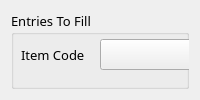
       <widget class="QWidget" name="SupplierTransact_Window">
        <attribute name="title">
         <string>Supplier Transaction</string>
        </attribute>
        <layout class="QVBoxLayout" name="verticalLayout_7">
         <item>
          <widget class="QGroupBox" name="groupBox_16">
           <property name="sizePolicy">
            <sizepolicy hsizetype="Preferred" vsizetype="Preferred">
             <horstretch>0</horstretch>
             <verstretch>0</verstretch>
            </sizepolicy>
           </property>
           <property name="font">
            <font>
             <family>Roboto Mono</family>
             <pointsize>10</pointsize>
            </font>
           </property>
           <property name="title">
            <string>Entries To Fill</string>
           </property>
           <property name="checkable">
            <bool>false</bool>
           </property>
           <widget class="QWidget" name="layoutWidget_6">
            <property name="geometry">
             <rect>
              <x>10</x>
              <y>28</y>
              <width>751</width>
              <height>31</height>
             </rect>
            </property>
            <layout class="QHBoxLayout" name="horizontalLayout_19">
             <property name="spacing">
              <number>15</number>
             </property>
             <item>
              <widget class="QLabel" name="label_43">
               <property name="sizePolicy">
                <sizepolicy hsizetype="Fixed" vsizetype="Preferred">
                 <horstretch>0</horstretch>
                 <verstretch>0</verstretch>
                </sizepolicy>
               </property>
               <property name="font">
                <font>
                 <family>Roboto Mono</family>
                 <pointsize>10</pointsize>
                </font>
               </property>
               <property name="text">
                <string>Item Code</string>
               </property>
              </widget>
             </item>
             <item>
              <widget class="QComboBox" name="SuppTrEntry_IC">
               <property name="sizePolicy">
                <sizepolicy hsizetype="Preferred" vsizetype="Ignored">
                 <horstretch>0</horstretch>
                 <verstretch>0</verstretch>
                </sizepolicy>
               </property>
              </widget>
             </item>
             <item>
              <widget class="QLabel" name="label_44">
               <property name="sizePolicy">
                <sizepolicy hsizetype="Fixed" vsizetype="Preferred">
                 <horstretch>0</horstretch>
                 <verstretch>0</verstretch>
                </sizepolicy>
               </property>
               <property name="font">
                <font>
                 <family>Roboto Mono</family>
                 <pointsize>10</pointsize>
                </font>
               </property>
               <property name="text">
                <string>Order Code</string>
               </property>
              </widget>
             </item>
             <item>
              <widget class="QComboBox" name="SuppTrEntry_OC">
               <property name="sizePolicy">
                <sizepolicy hsizetype="Preferred" vsizetype="Ignored">
                 <horstretch>0</horstretch>
                 <verstretch>0</verstretch>
                </sizepolicy>
               </property>
              </widget>
             </item>
            </layout>
           </widget>
           <widget class="QWidget" name="layoutWidget_7">
            <property name="geometry">
             <rect>
              <x>10</x>
              <y>130</y>
              <width>751</width>
              <height>31</height>
             </rect>
            </property>
            <layout class="QHBoxLayout" name="horizontalLayout_20">
             <item>
              <widget class="QLabel" name="label_45">
               <property name="sizePolicy">
                <sizepolicy hsizetype="Fixed" vsizetype="Preferred">
                 <horstretch>0</horstretch>
                 <verstretch>0</verstretch>
                </sizepolicy>
               </property>
               <property name="font">
                <font>
                 <family>Roboto Mono</family>
                 <pointsize>10</pointsize>
                </font>
               </property>
               <property name="text">
                <string>Quantity Order Received</string>
               </property>
              </widget>
             </item>
             <item>
              <widget class="QSpinBox" name="SuppTrEntry_QOR">
               <property name="sizePolicy">
                <sizepolicy hsizetype="Preferred" vsizetype="Ignored">
                 <horstretch>0</horstretch>
                 <verstretch>0</verstretch>
                </sizepolicy>
               </property>
               <property name="font">
                <font>
                 <family>Roboto Mono</family>
                 <pointsize>10</pointsize>
                </font>
               </property>
               <property name="wrapping">
                <bool>true</bool>
               </property>
               <property name="buttonSymbols">
                <enum>QAbstractSpinBox::PlusMinus</enum>
               </property>
               <property name="showGroupSeparator" stdset="0">
                <bool>false</bool>
               </property>
               <property name="maximum">
                <number>1000</number>
               </property>
              </widget>
             </item>
            </layout>
           </widget>
           <widget class="QGroupBox" name="groupBox_17">
            <property name="geometry">
             <rect>
              <x>0</x>
              <y>180</y>
              <width>751</width>
              <height>181</height>
             </rect>
            </property>
            <property name="title">
             <string>Pre-requisites For Modifying / Adding Data</string>
            </property>
            <widget class="QGroupBox" name="groupBox_18">
             <property name="geometry">
              <rect>
               <x>10</x>
               <y>30</y>
               <width>361</width>
               <height>141</height>
              </rect>
             </property>
             <property name="title">
              <string>For Adding / Inserting Data</string>
             </property>
             <widget class="QLabel" name="label_47">
              <property name="geometry">
               <rect>
                <x>20</x>
                <y>30</y>
                <width>251</width>
                <height>16</height>
               </rect>
              </property>
              <property name="text">
               <string>- All Fields Are Required.</string>
              </property>
             </widget>
             <widget class="QLabel" name="label_48">
              <property name="geometry">
               <rect>
                <x>20</x>
                <y>40</y>
                <width>331</width>
                <height>81</height>
               </rect>
              </property>
              <property name="text">
               <string>- Order Date Time can be lesser but 
cannot be greater than the current date.</string>
              </property>
             </widget>
            </widget>
            <widget class="QGroupBox" name="groupBox_19">
             <property name="geometry">
              <rect>
               <x>380</x>
               <y>30</y>
               <width>361</width>
               <height>141</height>
              </rect>
             </property>
             <property name="title">
              <string>For Editing / Modifying Data</string>
             </property>
             <widget class="QLabel" name="label_49">
              <property name="geometry">
               <rect>
                <x>20</x>
                <y>30</y>
                <width>331</width>
                <height>31</height>
               </rect>
              </property>
              <property name="text">
               <string>- Fields That Don't Require Changes Must 
Be Left Blank</string>
              </property>
             </widget>
             <widget class="QLabel" name="label_50">
              <property name="geometry">
               <rect>
                <x>20</x>
                <y>60</y>
                <width>331</width>
                <height>81</height>
               </rect>
              </property>
              <property name="text">
               <string>- Order Date Time can be 
lesser but cannot be greater than the 
current date.</string>
              </property>
             </widget>
            </widget>
           </widget>
           <widget class="QWidget" name="layoutWidget_8">
            <property name="geometry">
             <rect>
              <x>10</x>
              <y>80</y>
              <width>751</width>
              <height>31</height>
             </rect>
            </property>
            <layout class="QHBoxLayout" name="horizontalLayout_21">
             <property name="spacing">
              <number>15</number>
             </property>
             <item>
              <widget class="QLabel" name="label_52">
               <property name="sizePolicy">
                <sizepolicy hsizetype="Fixed" vsizetype="Preferred">
                 <horstretch>0</horstretch>
                 <verstretch>0</verstretch>
                </sizepolicy>
               </property>
               <property name="font">
                <font>
                 <family>Roboto Mono</family>
                 <pointsize>10</pointsize>
                </font>
               </property>
               <property name="text">
                <string>Supplier Code</string>
               </property>
              </widget>
             </item>
             <item>
              <widget class="QComboBox" name="SuppTrEntry_SC">
               <property name="sizePolicy">
                <sizepolicy hsizetype="Preferred" vsizetype="Ignored">
                 <horstretch>0</horstretch>
                 <verstretch>0</verstretch>
                </sizepolicy>
               </property>
              </widget>
             </item>
             <item>
              <widget class="QLabel" name="label_53">
               <property name="sizePolicy">
                <sizepolicy hsizetype="Fixed" vsizetype="Preferred">
                 <horstretch>0</horstretch>
                 <verstretch>0</verstretch>
                </sizepolicy>
               </property>
               <property name="font">
                <font>
                 <family>Roboto Mono</family>
                 <pointsize>10</pointsize>
                </font>
               </property>
               <property name="text">
                <string>Order Date</string>
               </property>
              </widget>
             </item>
             <item>
              <widget class="QDateTimeEdit" name="SuppTrEntry_OD">
               <property name="sizePolicy">
                <sizepolicy hsizetype="Preferred" vsizetype="Ignored">
                 <horstretch>0</horstretch>
                 <verstretch>0</verstretch>
                </sizepolicy>
               </property>
               <property name="font">
                <font>
                 <family>Roboto Mono</family>
                 <pointsize>10</pointsize>
                </font>
               </property>
               <property name="calendarPopup">
                <bool>true</bool>
               </property>
              </widget>
             </item>
            </layout>
           </widget>
          </widget>
         </item>
        </layout>
       </widget>
